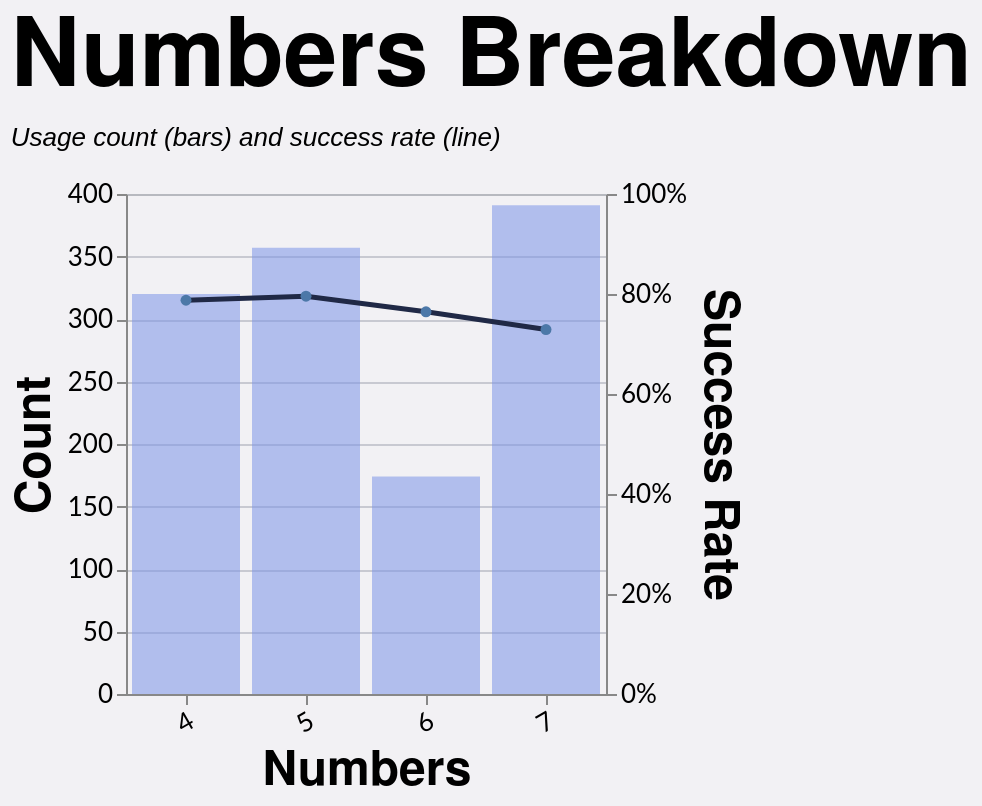

Specify this chart in Vega-Lite:
### Vega-Lite specification from a JSON file in a GitHub repository (floating-point values rounded to 4 significant figures; data arrays with more than 128 entries replaced by an {"elided": "..."} marker saying what was removed)
{"config": {"axis": {"labelFont": "Lato, sans-serif", "titleFont": "PT Sans Narrow, Helvetica Neue, Helvetica, Arial, sans-serif", "labelFontSize": 13, "titleFontSize": 24, "gridColor": "#202947", "gridOpacity": 0.2}, "header": {"labelFont": "PT Sans Narrow, Helvetica Neue, Helvetica, Arial, sans-serif", "titleFont": "PT Sans Narrow, Helvetica Neue, Helvetica, Arial, sans-serif", "labelFontSize": 24, "titleFontSize": 28, "labelFontWeight": "bold", "orient": "left"}, "legend": {"labelFont": "Lato, sans-serif", "titleFont": "PT Sans Narrow, Helvetica Neue, Helvetica, Arial, sans-serif", "labelFontSize": 14, "titleFontSize": 16, "titlePadding": 5, "fillColor": "white", "strokeColor": "black", "padding": 10, "titleFontWeight": "lighter", "titleFontStyle": "italic", "titleColor": "gray", "offset": 10}, "title": {"font": "PT Sans Narrow, Helvetica Neue, Helvetica, Arial, sans-serif", "fontSize": 48, "fontWeight": "bold", "anchor": "start", "align": "center", "titlePadding": 20, "subtitlePadding": 10, "subtitleFontSize": 13, "subtitleColor": "", "subtitleFontStyle": "italic", "offset": 15, "color": "black"}, "axisX": {"labelAngle": 0}, "facet": {"title": null, "header": null, "align": {"row": "each", "column": "each"}}, "resolve": {"scale": {"y": "independent", "facet": "independent"}}, "background": "#f2f1f4"}, "layer": [{"mark": {"type": "bar", "color": "#7d96e8", "opacity": 0.55}, "encoding": {"tooltip": [{"field": "numbers", "title": "Numbers", "type": "nominal"}, {"field": "won", "format": ",.0f", "title": "Won", "type": "quantitative"}, {"field": "attempts", "format": ",.0f", "title": "Attempts", "type": "quantitative"}, {"field": "success_rate", "format": ".1%", "title": "Success Rate", "type": "quantitative"}], "x": {"axis": {"labelAngle": -30}, "field": "numbers", "sort": ["4", "5", "6", "7"], "title": "Numbers", "type": "nominal"}, "y": {"axis": {"format": ",.0f", "orient": "left"}, "field": "attempts", "title": "Count", "type": "quantitative"}}, "transform": [{"filter": "(loSquad == 'All' || datum.squad == loSquad) && (loGameType == 'All' || (loGameType == 'League + Cup' && (datum.game_type == 'League' || datum.game_type == 'Cup')) || (loGameType == 'League only' && datum.game_type == 'League') || datum.game_type == loGameType) && (loOpposition == 'All' || datum.opposition == loOpposition) && (loThrower == 'All' || datum.thrower == loThrower) && (loJumper == 'All' || datum.jumper == loJumper) && (loArea == 'All' || datum.area == loArea) && (loNumbers == 'All' || datum.numbers == loNumbers) && (loCallType == 'All' || datum.call_type == loCallType)"}, {"filter": "(loSeason == 'All' || datum.season == loSeason)"}, {"aggregate": [{"op": "count", "as": "attempts"}, {"op": "sum", "field": "won", "as": "won"}], "groupby": ["numbers"]}, {"calculate": "datum.won / datum.attempts", "as": "success_rate"}]}, {"mark": {"type": "line", "color": "#202946", "point": true, "strokeWidth": 2.5}, "encoding": {"tooltip": [{"field": "numbers", "title": "Numbers", "type": "nominal"}, {"field": "won", "format": ",.0f", "title": "Won", "type": "quantitative"}, {"field": "attempts", "format": ",.0f", "title": "Attempts", "type": "quantitative"}, {"field": "success_rate", "format": ".1%", "title": "Success Rate", "type": "quantitative"}], "x": {"axis": {"labelAngle": -30}, "field": "numbers", "sort": ["4", "5", "6", "7"], "title": "Numbers", "type": "nominal"}, "y": {"axis": {"format": "%", "orient": "right"}, "field": "success_rate", "scale": {"domain": [0, 1]}, "title": "Success Rate", "type": "quantitative"}}, "transform": [{"filter": "(loSquad == 'All' || datum.squad == loSquad) && (loGameType == 'All' || (loGameType == 'League + Cup' && (datum.game_type == 'League' || datum.game_type == 'Cup')) || (loGameType == 'League only' && datum.game_type == 'League') || datum.game_type == loGameType) && (loOpposition == 'All' || datum.opposition == loOpposition) && (loThrower == 'All' || datum.thrower == loThrower) && (loJumper == 'All' || datum.jumper == loJumper) && (loArea == 'All' || datum.area == loArea) && (loNumbers == 'All' || datum.numbers == loNumbers) && (loCallType == 'All' || datum.call_type == loCallType)"}, {"filter": "(loSeason == 'All' || datum.season == loSeason)"}, {"aggregate": [{"op": "count", "as": "attempts"}, {"op": "sum", "field": "won", "as": "won"}], "groupby": ["numbers"]}, {"calculate": "datum.won / datum.attempts", "as": "success_rate"}]}], "data": {"name": "data-e2cc7a9e7d11ff6d493dc632215dd0ca"}, "height": 250, "params": [{"name": "loSquad", "value": "All"}, {"name": "loSeason", "value": "All"}, {"name": "loGameType", "value": "All"}, {"name": "loOpposition", "value": "All"}, {"name": "loThrower", "value": "All"}, {"name": "loJumper", "value": "All"}, {"name": "loArea", "value": "All"}, {"name": "loNumbers", "value": "All"}, {"name": "loCallType", "value": "All"}], "resolve": {"scale": {"y": "independent"}}, "title": {"text": "Numbers Breakdown", "subtitle": "Usage count (bars) and success rate (line)"}, "width": {"step": 60}, "$schema": "https://vega.github.io/schema/vega-lite/v5.20.1.json", "datasets": {"data-e2cc7a9e7d11ff6d493dc632215dd0ca": {"elided": "1242 records"}}}
